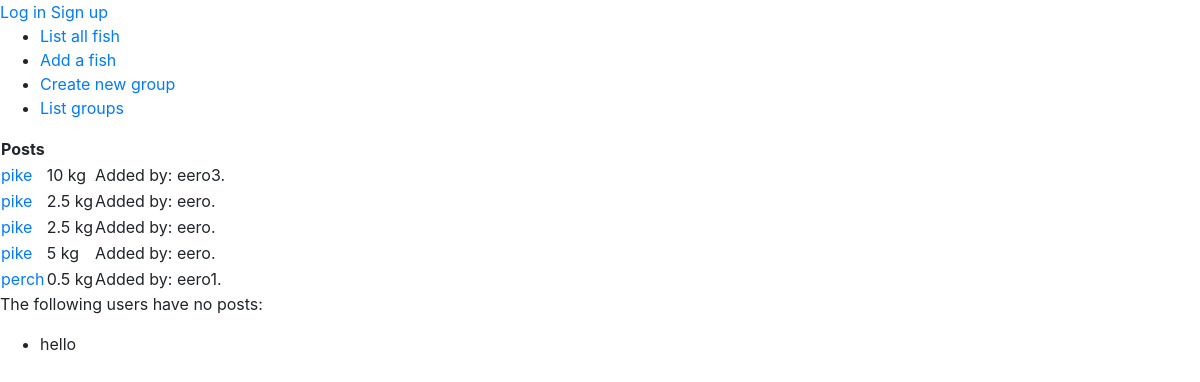
The page /fish on the database as committed earlier.
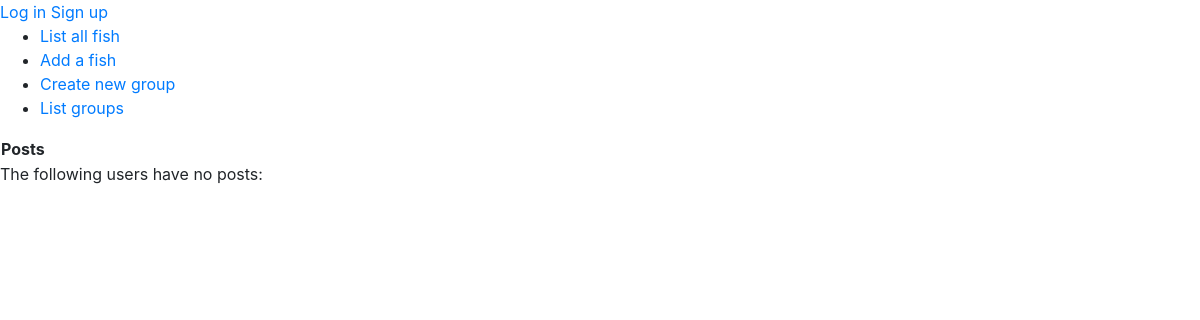
The same page on the database as committed later.
### application/fish/models.py (models this page shows, shortened)
class Fish(Base):
    species = db.Column(db.String(144), nullable=False)
    weight = db.Column(db.Numeric(precision=4, asdecimal=False, decimal_return_scale=None))
    image_file = db.Column(db.String(20))
    account_id = db.Column(db.Integer, db.ForeignKey('account.id'),
                            nullable=False)

### application/auth/models.py (models this page shows, shortened)
class User(Base):
    __tablename__ = "account"
    username = db.Column(db.String(144), unique=True, nullable=False)
    password = db.Column(db.String(144), nullable=False)
    groups = db.relationship('Group', secondary=groups, backref=db.backref('accounts', lazy=True))
    fish = db.relationship("Fish",backref='account',lazy=True)
    @staticmethod
    def find_users_with_no_posts():
        stmt = text("SELECT Account.id, Account.username FROM Account"
                     " LEFT JOIN Fish ON Fish.account_id = Account.id"
                     " WHERE (Fish.species IS null)")
        res = db.engine.execute(stmt)
        response = []
        for row in res:
            response.append({"name":row[1]})
        return response

### application/fish/views.py (the view)
@app.route("/fish", methods=["GET"])
def fish_index():
    fish = Fish.query.all()
    no_posts = User.find_users_with_no_posts()
    return render_template("fish/list.html", fish=fish, users=User.query.all(),
                no_posts=no_posts)

### application/__init__.py (called while the page is built)
@app.after_request
def add_header(response):
    response.headers['Cache-Control'] = 'no-store, no-cache, must-revalidate, post-check=0, pre-check=0, max-age=0'
    response.headers['Pragma'] = 'no-cache'
    response.headers['Expires'] = '-1'
    return response

### application/templates/fish/list.html (shortened to what this page needs)
{% extends "layout.html" %}
{% block body %}
<table>
  <tr>
    <th>Posts</th>
  </tr>
  {% for fish in fish %}
  <tr>
    <td><a href="{{ url_for('fish_view', fish_id=fish.id) }}"> {{ fish.species }}</a></td>
    <td>{{ fish.weight }} kg</td>
    {% for user in users %}
    {% if user.id == fish.account_id and current_user.id != fish.account_id %}
    <td>Added by: {{ user.username }}.</td>
    {% endif %}
    {% endfor %}
  </tr>
  {% endfor %}
</table>
{% if no_posts is defined %}
<p>
  The following users have no posts:
</p>
<ul>
  {% for user in no_posts %}
  <li>
    {{user.id}} {{user.name}}
  </li>
  {% endfor %}
</ul>
{% endif %}
{% endblock %}

### application/templates/layout.html (shortened to what this page needs)
<!DOCTYPE html>
<html>
<head>
  <link rel="stylesheet" href="https://maxcdn.bootstrapcdn.com/bootstrap/4.0.0/css/bootstrap.min.css">
</head>
<body>
  {% if current_user.is_authenticated %}
  <p>
  Logged in as {{ current_user.username }}. <a href="{{ url_for('auth_logout') }}">Log out</a>
  </p>
  {% else %}
  <a href="{{ url_for('auth_login') }}">Log in</a>
  <a href="{{ url_for('auth_signup') }}">Sign up</a>
  {% endif %}
  <ul>
    <li><a href="{{ url_for('fish_index') }}">List all fish</a></li>
    <li><a href="{{ url_for('fish_new') }}">Add a fish</a></li>
    <li><a href="{{ url_for('group_new') }}">Create new group</a></li>
    <li><a href="{{ url_for('group_index') }}">List groups</a></li>
  </ul>
  {% block body %}{% endblock %}
</body>
</html>

Rows that differ between the two databases and show on the page:
removed Fish: species "pike", weight "10"
removed User: username "eero3", shown under "pike"
removed Fish: species "pike", weight "2.5"
removed User: username "eero"
removed Fish: species "pike", weight "2.5"
removed Fish: species "pike", weight "5"
removed Fish: species "perch", weight "0.5"
removed User: username "eero1", shown under "perch"
removed User: name "hello"
